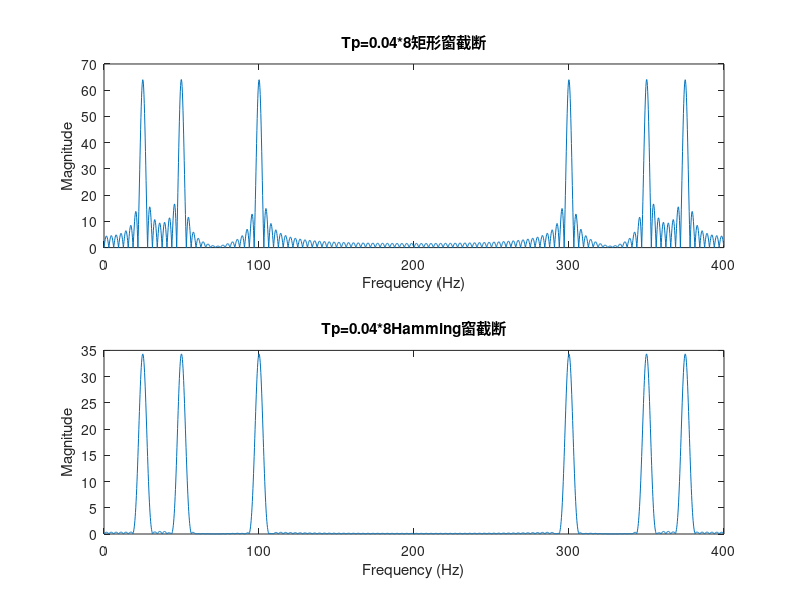

Here is the MATLAB script that generated this plot:
fs = 400; % 采样频率
T = 1/fs; % 采样周期
% 信号定义
t = 0:T:1-T; % 时间序列
xa = cos(200*pi*t) + sin(100*pi*t) + cos(50*pi*t); % 连续信号
% 选择截取时间长度
Tp = 0.04*8; % 截取时间长度
N = fs * Tp; % 采样点数
% 矩形窗函数
w_rect = ones(1, N);
% Hamming窗函数
w_hamming = hamming(N);
% 截取并加窗
x_rect = xa(1:N) .* w_rect;
x_hamming = xa(1:N) .* w_hamming';
% 进行2048点DFT计算
X_rect = fft(x_rect, 2048);
X_hamming = fft(x_hamming, 2048);
% 频率坐标
f = (0:2047)*(fs/2048);
% 绘制频谱
figure;
subplot(2, 1, 1);
plot(f, abs(X_rect));
title('Tp=0.04*8矩形窗截断');
xlabel('Frequency (Hz)');
ylabel('Magnitude');
subplot(2, 1, 2);
plot(f, abs(X_hamming));
title('Tp=0.04*8Hamming窗截断');
xlabel('Frequency (Hz)');
ylabel('Magnitude');